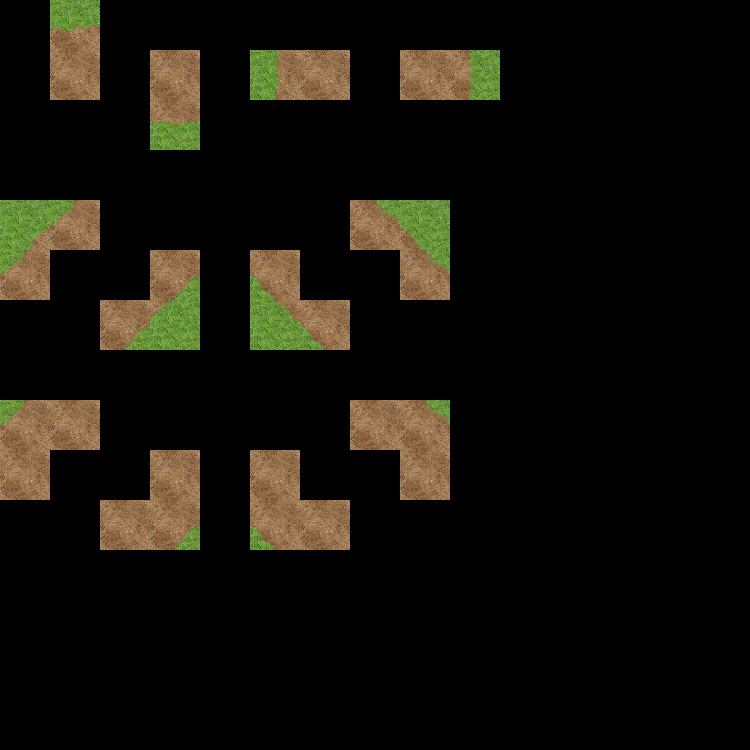

This game map was drawn from its Tiled (.tmx) file and the tilesets committed beside it. A one-line description and the trimmed map source follow:
An orthogonal 15x15 tile map with 50x50 px tiles, 5 tile layers (Regions_input, Regions_Output, Input_Ground, Input_Ground, ...), 2 tilesets.

<map version="1.0" orientation="orthogonal" width="15" height="15" tilewidth="50" tileheight="50">
 <tileset firstgid="1" name="set_rules" tilewidth="50" tileheight="50">
  <image source="../set_rules.png" width="150" height="150" />
 </tileset>
 <tileset firstgid="10" name="evolution1" tilewidth="50" tileheight="50">
  <image source="../../evolution1.png" width="300" height="500" />
 </tileset>
 <layer name="Regions_input" width="15" height="15">
  <data>[225 cells, 32 non-empty, 2 distinct tile ids]</data>
 </layer>
 <layer name="Regions_Output" width="15" height="15">
  <data>[225 cells, 12 non-empty, 1 distinct tile ids]</data>
 </layer>
 <layer name="Input_Ground" width="15" height="15">
  <data>[225 cells, 24 non-empty, 6 distinct tile ids]</data>
 </layer>
 <layer name="Input_Ground" width="15" height="15">
  <data>[225 cells, 8 non-empty, 4 distinct tile ids]</data>
 </layer>
 <layer name="Output_Ground" width="15" height="15">
  <data>[225 cells, 12 non-empty, 12 distinct tile ids]</data>
 </layer>
</map>